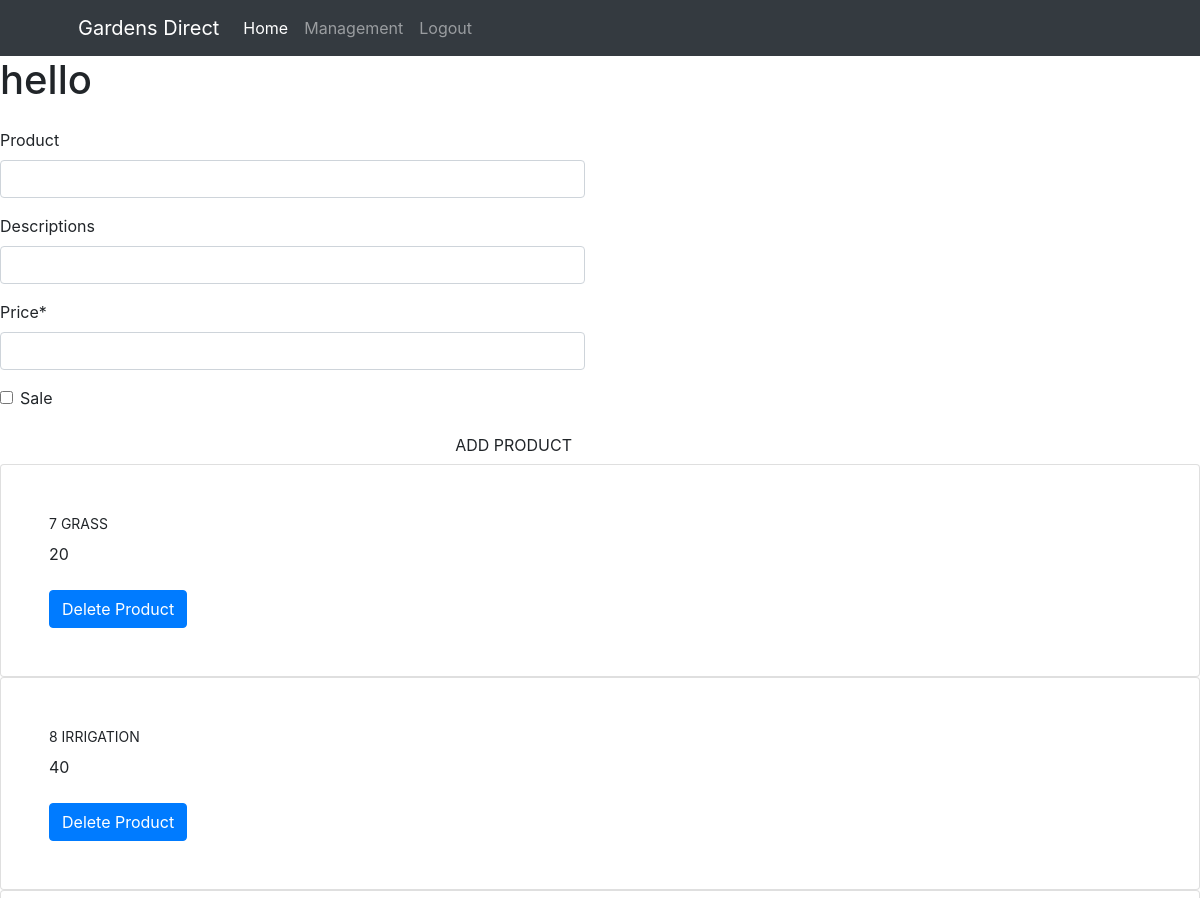
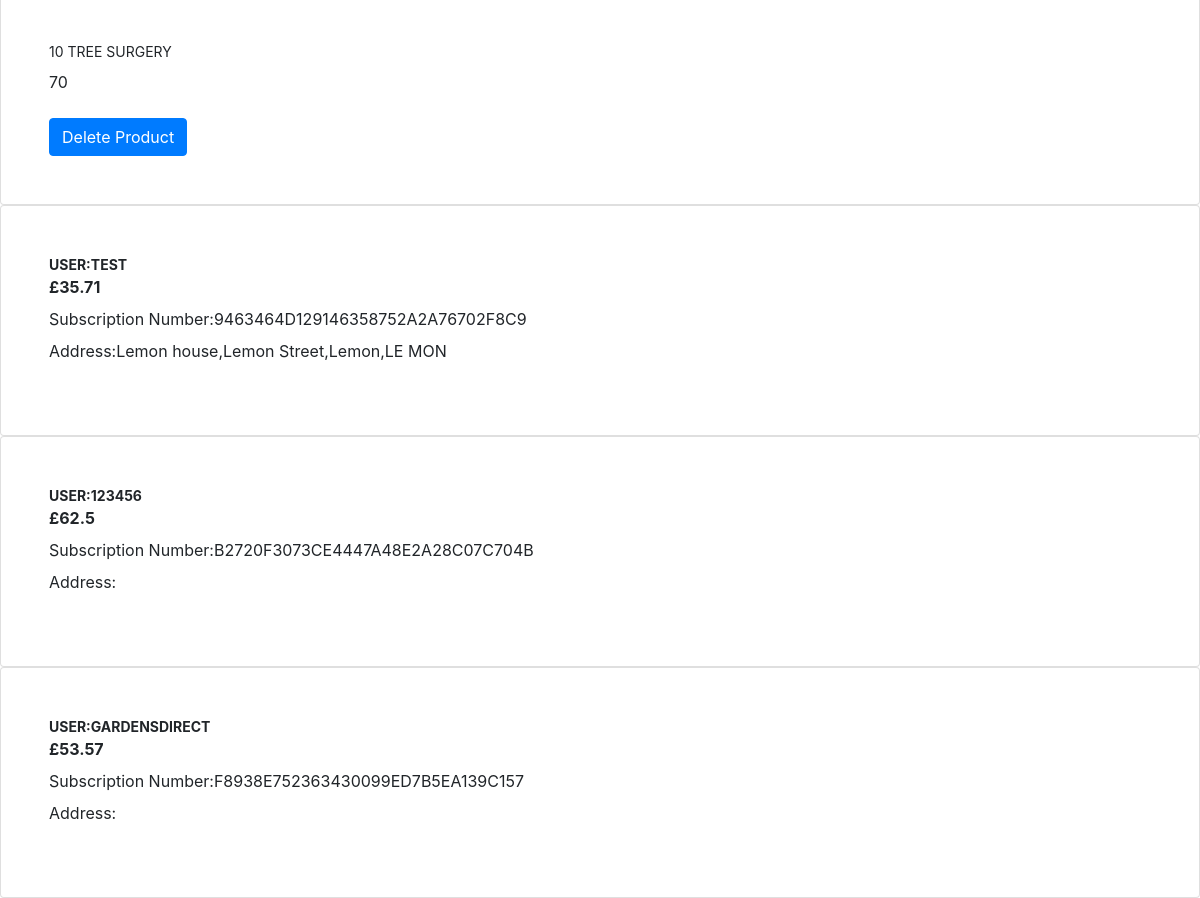
/site_owner/ (signed in), run on the app's committed database (2 pictures, top to bottom).
### admin_products/models.py (models this page shows, shortened)
class Products(models.Model):
    product = models.CharField(max_length=50,blank=True,null=False,unique=True)
    descriptions = models.CharField(max_length=250,blank=True,null=False)
    price = models.IntegerField()
    sale = models.BooleanField()

### calculator/models.py (models this page shows, shortened)
class sub_user_details(models.Model):
    subscription_number = models.CharField(max_length=32, null=False, editable= False, unique=True)
    user = models.OneToOneField(User,on_delete=models.CASCADE)
    subscription_cost = models.FloatField(default=0)
    address = models.CharField(max_length=100,)
    paid = models.BooleanField(default=False,)

### admin_products/views.py (the view)
# urls.py: path('', views.site_owner,name='site_owner'),
def site_owner(request):
    if not request.user.is_superuser:
        sweetify.error(request, title='Only Site Owners can do this')
        return redirect('/')
    else:
        form = admin_product_form(request.POST or None, request.FILES or None)
        if form.is_valid():
            form.save()
            sweetify.success(request, title='Product added')
        else:
            sweetify.error(request, title='Product already exists')
    subscribers = sub_user_details.objects.all()
    product_details = Products.objects.all()
    context={'form':form,
             'product_details':product_details,
             'subscribers':subscribers}
    template = 'product_add.html'
    return render(request,template , context)

### admin_products/forms.py
class admin_product_form(forms.ModelForm):
    class Meta:
        model = Products
        fields = "__all__"
    def __init__(self, *args, **kwargs):
        super().__init__(*args, **kwargs)

### admin_products/templates/product_add.html (shortened to what this page needs)
{% extends "base.html" %}
{% load static %}
{% load crispy_forms_tags %}
{% block content %}
<h1>hello</h1>
<div class="row">
    <div class="col-12 col-lg-6">
        <form class="mt-3" action="{% url 'site_owner' %}" method="POST" id="add_product_form">
            {{ form |crispy }}
            <button class="btn btn-black rounded-0 text-uppercase float-right">Add Product</button>
        </form>
    </div>
</div>
{% for data in product_details %}
<div class="card mb-5 mb-xl-0">
    <div class="card-body p-5">
        <div class="small text-uppercase fw-bold">
            {{ data.id }}
            {{ data.product }}
        </div>
        <ul class="list-unstyled mb-4">
            <li class="mb-2">
                {{ data.price }}
            </li>
        </ul>
        <div class="d-grid"><a class="btn btn-primary" href= "{% url 'delete' data.id %}" >Delete Product</a></div>
    </div>
</div>
{% endfor %}
{% for person in subscribers %}
<div class="card mb-5 mb-xl-0">
    <div class="card-body p-5">
        <div class="small text-uppercase fw-bold">
            <strong>User:{{ person.user }}</strong>
        </div>
        <ul class="list-unstyled mb-4">
            <li class="mb-2">
                <strong>£{{ person.subscription_cost }}</strong>
            </li>
            <li class="mb-2">
                Subscription Number:{{ person.subscription_number }}
            </li>
            <li class="mb-2">
                Address:{{ person.address }}
            </li>
        </ul>
    </div>
</div>
{% endfor %}
{% endblock %}

### static/css/base.css (style rules this page uses)
:root { --bs-blue:#0d6efd;--bs-indigo:#6610f2;--bs-purple:#6f42c1;--bs-pink:#d63384;--bs-red:#dc3545;--bs-orange:#fd7e14;--bs-yellow:#ffc107;--bs-green:#198754;--bs-teal:#20c997;--bs-cyan:#0dcaf0;--bs-white:#fff;--bs-gray:#6c757d;--bs-gray-dark:#343a40;--bs-gray-100:#f8f9fa;--bs-gray-200:#e9ecef;--bs-gray-300:#dee2e6;--bs-gray-400:#ced4da;--bs-gray-500:#adb5bd;--bs-gray-600:#6c757d;--bs-gray-700:#495057;--bs-gray-800:#343a40;--bs-gray-900:#212529;--bs-primary:#0d6efd;--bs-secondary:#6c757d;--bs-success:#198754;--bs-info:#0dcaf0;--bs-warning:#ffc107;--bs-danger:#dc3545;--bs-light:#f8f9fa;--bs-dark:#212529;--bs-primary-rgb:13,110,253;--bs-secondary-rgb:108,117,125;--bs-success-rgb:25,135,84;--bs-info-rgb:13,202,240;--bs-warning-rgb:255,193,7;--bs-danger-rgb:220,53,69;--bs-light-rgb:248,249,250;--bs-dark-rgb:33,37,41;--bs-white-rgb:255,255,255;--bs-black-rgb:0,0,0;--bs-body-color-rgb:33,37,41;--bs-body-bg-rgb:255,255,255;--bs-font-sans-serif:system-ui,-apple-system,"Segoe UI",Roboto,"Helvetica Neue",Arial,"Noto Sans","Liberation Sans",sans-serif,"Apple Color Emoji","Segoe UI Emoji","Segoe UI Symbol","Noto Color Emoji";--bs-font-monospace:SFMono-Regular,Menlo,Monaco,Consolas,"Liberation Mono","Courier New",monospace;--bs-gradient:linear-gradient(180deg,rgba(255,255,255,.15),rgba(255,255,255,0));--bs-body-font-family:var(--bs-font-sans-serif);--bs-body-font-size:1rem;--bs-body-font-weight:400;--bs-body-line-height:1.5;--bs-body-color:#212529;--bs-body-bg:#fff }

### data on the page
Products: id "7", product "GRASS", price "20"
Products: id "8", product "IRRIGATION", price "40"
Products: id "10", product "TREE SURGERY", price "70"
sub_user_details: user "TEST", subscription_cost "35.71", subscription_number "9463464D129146358752A2A76702F8C9", address "Lemon house,Lemon Street,Lemon,LE MON"
sub_user_details: user "123456", subscription_cost "62.5", subscription_number "B2720F3073CE4447A48E2A28C07C704B"
sub_user_details: user "GARDENSDIRECT", subscription_cost "53.57", subscription_number "F8938E752363430099ED7B5EA139C157"
